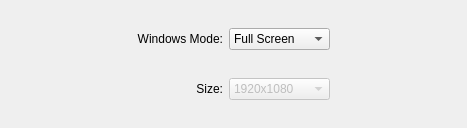
          <widget class="QWidget" name="page">
           <property name="geometry">
            <rect>
             <x>0</x>
             <y>0</y>
             <width>467</width>
             <height>128</height>
            </rect>
           </property>
           <attribute name="label">
            <string>Display</string>
           </attribute>
           <layout class="QGridLayout" name="gridLayout_4">
            <item row="3" column="1">
             <widget class="QLabel" name="label">
              <property name="sizePolicy">
               <sizepolicy hsizetype="Preferred" vsizetype="Preferred">
                <horstretch>0</horstretch>
                <verstretch>0</verstretch>
               </sizepolicy>
              </property>
              <property name="layoutDirection">
               <enum>Qt::LeftToRight</enum>
              </property>
              <property name="styleSheet">
               <string notr="true"/>
              </property>
              <property name="text">
               <string>Size:</string>
              </property>
              <property name="alignment">
               <set>Qt::AlignRight|Qt::AlignTrailing|Qt::AlignVCenter</set>
              </property>
              <property name="wordWrap">
               <bool>false</bool>
              </property>
             </widget>
            </item>
            <item row="1" column="1">
             <widget class="QLabel" name="label_2">
              <property name="text">
               <string>Windows Mode:</string>
              </property>
              <property name="alignment">
               <set>Qt::AlignRight|Qt::AlignTrailing|Qt::AlignVCenter</set>
              </property>
             </widget>
            </item>
            <item row="3" column="3">
             <widget class="QComboBox" name="comboBox">
              <property name="enabled">
               <bool>false</bool>
              </property>
              <property name="sizePolicy">
               <sizepolicy hsizetype="Preferred" vsizetype="Preferred">
                <horstretch>0</horstretch>
                <verstretch>0</verstretch>
               </sizepolicy>
              </property>
              <property name="contextMenuPolicy">
               <enum>Qt::DefaultContextMenu</enum>
              </property>
              <property name="layoutDirection">
               <enum>Qt::LeftToRight</enum>
              </property>
              <property name="autoFillBackground">
               <bool>false</bool>
              </property>
              <property name="styleSheet">
               <string notr="true"/>
              </property>
              <item>
               <property name="text">
                <string>1920x1080</string>
               </property>
              </item>
              <item>
               <property name="text">
                <string>1366x768</string>
               </property>
              </item>
              <item>
               <property name="text">
                <string>1024x768</string>
               </property>
              </item>
             </widget>
            </item>
            <item row="1" column="3">
             <widget class="QComboBox" name="comboBox_2">
              <property name="sizePolicy">
               <sizepolicy hsizetype="Preferred" vsizetype="Preferred">
                <horstretch>0</horstretch>
                <verstretch>0</verstretch>
               </sizepolicy>
              </property>
              <property name="styleSheet">
               <string notr="true"/>
              </property>
              <item>
               <property name="text">
                <string>Full Screen</string>
               </property>
              </item>
              <item>
               <property name="text">
                <string>Hide Border</string>
               </property>
              </item>
              <item>
               <property name="text">
                <string>Show Border</string>
               </property>
              </item>
             </widget>
            </item>
            <item row="1" column="0" rowspan="3">
             <spacer name="horizontalSpacer_11">
              <property name="orientation">
               <enum>Qt::Horizontal</enum>
              </property>
              <property name="sizeHint" stdset="0">
               <size>
                <width>40</width>
                <height>20</height>
               </size>
              </property>
             </spacer>
            </item>
            <item row="1" column="4" rowspan="3">
             <spacer name="horizontalSpacer_10">
              <property name="orientation">
               <enum>Qt::Horizontal</enum>
              </property>
              <property name="sizeHint" stdset="0">
               <size>
                <width>40</width>
                <height>20</height>
               </size>
              </property>
             </spacer>
            </item>
            <item row="0" column="3">
             <spacer name="verticalSpacer_7">
              <property name="orientation">
               <enum>Qt::Vertical</enum>
              </property>
              <property name="sizeHint" stdset="0">
               <size>
                <width>20</width>
                <height>40</height>
               </size>
              </property>
             </spacer>
            </item>
            <item row="2" column="3">
             <spacer name="verticalSpacer_9">
              <property name="orientation">
               <enum>Qt::Vertical</enum>
              </property>
              <property name="sizeType">
               <enum>QSizePolicy::Preferred</enum>
              </property>
              <property name="sizeHint" stdset="0">
               <size>
                <width>20</width>
                <height>40</height>
               </size>
              </property>
             </spacer>
            </item>
            <item row="4" column="3">
             <spacer name="verticalSpacer_8">
              <property name="orientation">
               <enum>Qt::Vertical</enum>
              </property>
              <property name="sizeHint" stdset="0">
               <size>
                <width>20</width>
                <height>40</height>
               </size>
              </property>
             </spacer>
            </item>
           </layout>
          </widget>
